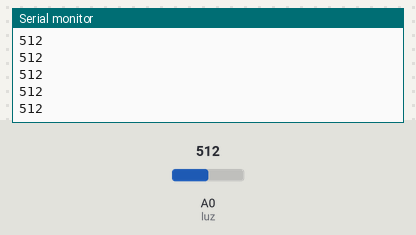
The sketch below on a simulated Arduino Uno, built with avr-gcc and run on an emulated ATmega328P. Shown: the last lines printed to the serial monitor. The test bench sets the inputs (shaded band); at power-on: A0 (luz) = 512.

Above: at 1.2 s.
1.3 s: A0 (luz) set to 716
At 1.31 s:
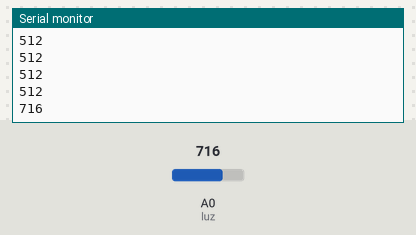
2.8 s: A0 (luz) set to 900
At 2.81 s:
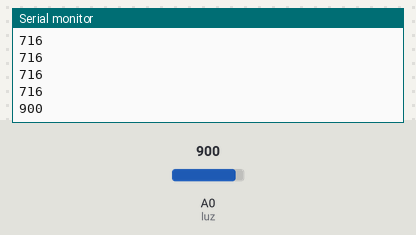
Timing chart, 0 to 5.8 s (numbered marks = the images above; inputs shaded):
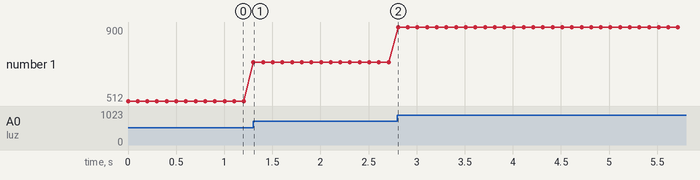

Measured:
- after the input at 1.3 s, the serial monitor: prints a new line at once (image 1)
- after the input at 2.8 s, the serial monitor: prints a new line at once (image 2)
- plotted number 1: 512 → 716 after the input at 1.3 s, 716 → 900 after the input at 2.8 s

The sketch:

sensor_de_luminosidade.ino
```cpp
#define luz A0//porta do sensor
int lumin;//variavel
void setup() {
  Serial.begin(9600);//indica que vai usar o Monitor Serial

}

void loop() {

  lumin = analogRead(luz);//variavel recebe valor da porta analogica (A0)
  Serial.println(lumin);//exibe valor
  delay(100);//delay para não mostrar valores na velocidade da luz slk

}
```
